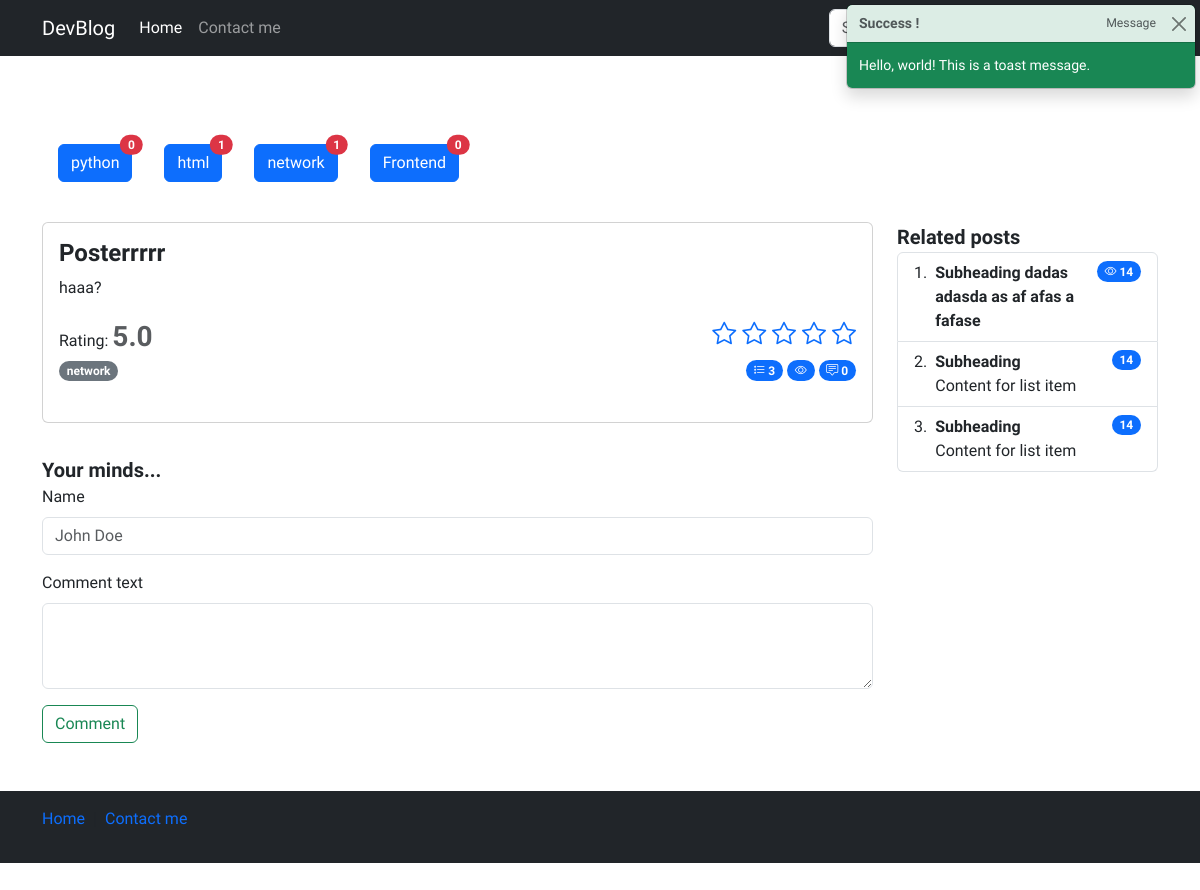
The page /detail/2/ on the database its author committed.
### blog/models.py (models this page shows, shortened)
class Category(models.Model):
    name = models.CharField(verbose_name="Category_name", max_length=230)
    slug = models.SlugField(max_length=250, unique=True)

class Post(models.Model):
    title = models.CharField(verbose_name="Post_title", max_length=250)
    body = models.TextField(verbose_name="Post title")
    author = models.CharField(verbose_name="author_name", default="admin", max_length=100)
    category = models.ForeignKey(Category, on_delete=models.PROTECT, related_name='posts')
    tag = models.ManyToManyField(Tag)
    views = models.PositiveIntegerField(default=0)
    publish_date = models.DateTimeField(verbose_name="Publish_date",auto_now_add=True)
    published = models.BooleanField(default=True)
    on_top = models.BooleanField(default=False)
    def get_avg_rating(self):
        sum_ratings = sum([int(i.value) for i in self.ratings.all()])
        try:
            rating = sum_ratings / self.ratings.all().count()
        except ZeroDivisionError:
            rating = 0
        return rating

class Rating(models.Model):
    post = models.ForeignKey(Post, on_delete=models.CASCADE, related_name='ratings')
    value = models.PositiveSmallIntegerField(verbose_name="Post riting",default=0)

class Tag(models.Model):
    name = models.CharField(verbose_name="Category_name", max_length=230)
    slug = models.SlugField(max_length=250, unique=True)

### blog/views.py (the view, shortened to what this page needs)
# urls.py: path('detail/<pk>/', detail_view, name='detail'),
def detail_view(request, pk):
    categories = Category.objects.all()
    post = Post.objects.get(id=pk)
    request.session.modified = True
    if post.id in check_read_articles(request):
        pass
    else:
        check_read_articles(request).append(post.id)
        post.views += 1
        post.save()
    return render(request, 'detail.html', context={'post': post, 'categories' : categories})

### blog/utils.py (called while the page is built)
def check_read_articles(request):
    try:
        read_articles = request.session['read_articles']
    except:
        request.session['read_articles'] = []
        read_articles = request.session.get('read_articles')
    return read_articles

### templates/detail.html (shortened to what this page needs)
{% load static %}
<!doctype html>
<html lang="en">
<head>
    <link rel="stylesheet" href="{% static './css/style.css' %}">
    <link rel="stylesheet" href="https://cdn.jsdelivr.net/npm/bootstrap-icons@1.11.3/font/bootstrap-icons.min.css">
    <link href="https://cdn.jsdelivr.net/npm/bootstrap@5.3.2/dist/css/bootstrap.min.css" rel="stylesheet"
 />
</head>
<body>
    <header>
        <nav class="navbar navbar-expand-md navbar-dark bg-dark mb-4">
            <div class="container">
                <a class="navbar-brand" href="/">DevBlog</a>
                <div class="collapse navbar-collapse" id="navbarCollapse">
                    <ul class="navbar-nav me-auto mb-2 mb-md-0">
                        <li class="nav-item">
                            <a class="nav-link active" aria-current="page" href="#">Home</a>
                        </li>
                        <li class="nav-item">
                            <a class="nav-link" href="#">Contact me</a>
                        </li>
                    </ul>
                    <form class="d-flex" role="search">
                        <button class="btn btn-outline-success" type="submit" control-id="ControlID-2">Search</button>
                    </form>
                </div>
            </div>
        </nav>
    </header>
    <main>
                        <div class="toast position-fixed top-0 end-0 m-1  text-bg-success show" role="alert" aria-live="assertive" aria-atomic="true">
                            <div class="toast-header">
                                <strong class="me-auto">Success !</strong>
                                <small>Message</small>
                                <button type="button" class="btn-close" data-bs-dismiss="toast"
                                    aria-label="Close"></button>
                            </div>
                            <div class="toast-body d-flex">
                                Hello, world! This is a toast message.
                            </div>
                        </div>
                        <br>
        <section>
            <div class="container-md">
                <div class="d-flex flex-wrap my-3">
                <div class="d-flex flex-wrap my-3">
                    {% for cat in categories %}
                    <div class="d-flex flex-wrap mx-3 my-2">
                        <button type="button" class="btn btn-primary position-relative">
                            {{cat.name}}
                            <span
                                class="position-absolute top-0 start-100 translate-middle badge rounded-pill bg-danger">
                                {{ cat.posts.all.count }}
                            </span>
                        </button>
                    </div>
                    {% endfor %}
                </div>
            </div>
            </div>
            <div class="container-md">
                <div class="row">
                    <div class="col-sm-12 col-md-12 col-lg-9">
                        <div class="card  mb-3">
                            <div class="card-body">
                                <div class="content">
                                    <h4 class="card-title fw-bold">{{post.title}}</h4>
                                    <p class="card-text">
                                        {{post.body}}
                                    </p>
                                    <div class="d-flex justify-content-between flex-wrap">
                                        <div class="post-rating">
                                            <span>Rating:</span>
                                            <span class="fs-3 fw-bold text-muted">
                                                {{post.get_avg_rating}}
                                            </span>
                                        </div>
                                        <div class="post-set-rating">
                                            <p class="card-text fs-4">
                                                <a href="{% url 'set_rating' 1 post.id%}"><i class="bi bi-star"></i></a>
                                                <a href="{% url 'set_rating' 2 post.id%}"><i class="bi bi-star"></i></a>
                                                <a href="{% url 'set_rating' 3 post.id%}"><i class="bi bi-star"></i></a>
                                                <a href="{% url 'set_rating' 4 post.id%}"><i class="bi bi-star"></i></a>
                                                <a href="{% url 'set_rating' 5 post.id%}"><i class="bi bi-star"></i></a>
                                            </p>
                                        </div>
                                    </div>
                                    <div class="d-flex justify-content-between flex-wrap">
                                        <div class="categories">{%for tag in post.tag.all%}
                                        <span class="badge rounded-pill text-bg-secondary">{{tag.name}}</span>
                                        {% endfor %}
                                        </div>
                                        <div class="action">
                                            <span class="badge bg-primary rounded-pill">
                                                <i class="bi bi-list-stars"></i>
                                                {{post.ratings.all.count}}
                                            </span>
                                            <span class="badge bg-primary rounded-pill">
                                                <i class="bi bi-eye"></i>
                                            </span>
                                            <span class="badge bg-primary rounded-pill">
                                                <i class="bi bi-chat-square-text"></i>
                                                {{post.comments.all.count}}
                                            </span>
                                        </div>
                                    </div>
                                    <br>
                                </div>
                            </div>
                        </div>
                        <div class="comments">
                            <div class="row gap-3">
                                <div class="col-sm-12">
                                    <span class="fs-5 fw-semibold">Your minds...</span>
                                    <form action="" method="POST">
                                        <div class="mb-3">
                                            <label for="exampleFormControlInput1" class="form-label">Name</label>
                                            <input type="text" name='name' class="form-control" id="exampleFormControlInput1"
                                                placeholder="John Doe" required>
                                        </div>
                                        <div class="mb-3">
                                            <label for="exampleFormControlTextarea1" class="form-label">Comment
                                                text</label>
                                            <textarea class="form-control" name='comment' id="exampleFormControlTextarea1"
                                                rows="3" required></textarea>
                                        </div>
                                        <button type="submit" class="btn btn-outline-success">Comment</button>
                                    </form>
                                </div>
                            </div>
                        </div>
                    </div>
                    <div class="col-sm-none col-md-12 col-lg-3">
                        <span class="fs-5 fw-semibold">Related posts</span>
                        <ol class="list-group list-group-numbered">
                            <li class="list-group-item d-flex justify-content-between align-items-start">
                                <div class="ms-2 me-auto">
                                    <div class="fw-bold">Subheading dadas adasda as af afas a fafase</div>
                                </div>
                                <span class="badge bg-primary rounded-pill">
                                    <i class="bi bi-eye"></i>
                                    14
                                </span>
                            </li>
                            <li class="list-group-item d-flex justify-content-between align-items-start">
                                <div class="ms-2 me-auto">
                                    <div class="fw-bold">Subheading</div>
                                    Content for list item
                                </div>
                                <span class="badge bg-primary rounded-pill">14</span>
                            </li>
                            <li class="list-group-item d-flex justify-content-between align-items-start">
                                <div class="ms-2 me-auto">
                                    <div class="fw-bold">Subheading</div>
                                    Content for list item
                                </div>
                                <span class="badge bg-primary rounded-pill">14</span>
                            </li>
                        </ol>
                    </div>
                </div>
            </div>
        </section>
    </main>
    <footer class="footer mt-auto text-white-50 bg-dark">
        <div class="container">
            <div class="row my-5">
                <div class="col-12">
                    <nav style="--bs-breadcrumb-divider: '|';" aria-label="breadcrumb" class="py-3">
                        <ol class="breadcrumb">
                            <li class="breadcrumb-item"><a href="/" class="text-decoration-none">Home</a></li>
                            <li class="breadcrumb-item " aria-current="page">
                                <a href="#" class="text-decoration-none">Contact me</a>
                            </li>
                        </ol>
                    </nav>
                </div>
            </div>
        </div>
    </footer>
</body>
</html>

### staticfiles/css/style.css (style rules this page uses)
* { font-family: 'Onest', sans-serif !important; }

### rows shown on the page
Category: name "python", posts.all.count "0"
Category: name "html", posts.all.count "1"
Category: name "network", posts.all.count "1"
Category: name "Frontend", posts.all.count "0"
Post: title "Posterrrrr", body "haaa?", get_avg_rating "5.0", ratings.all.count "3", comments.all.count "0"
Tag: name "network"
